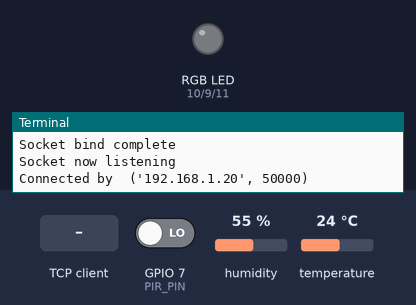
A program run on a simulated Raspberry Pi (BCM pin numbers). On the bench: an RGB LED mixed from three pins (HIGH = lit), the last lines printed to the terminal. Inputs (shaded band) come from the test bench; at power-on: GPIO 7 (PIR_PIN) LOW, humidity 55 %, temperature 24 °C. Dim RGB values are drawn brighter than linear; the clock reads 2024-03-15 10:24:30 at power-on unless the program sets it; files the program writes start out absent; one TCP client connects 1 s after the port opens and stays connected.

Above: at 1.2 s.
1.3 s: the TCP client sends "OFF\n"
At 1.6 s:
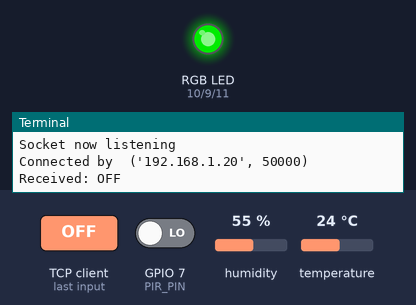
Timing chart, 0 to 4.3 s (numbered marks = the images above; inputs shaded):
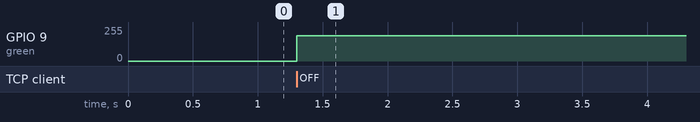

The program:

server.py
```python
# -*- coding: utf-8 -*-
import csv
import socket
import Adafruit_DHT
import RPi.GPIO as GPIO
import time
from datetime import datetime
import subprocess
from glob import glob
from datetime import datetime

sensor = Adafruit_DHT.DHT11
pin = '4'

#subprocess.call(['python', 'makecsv.py'])


#-----video
#file = '~/Desktop/mjpg.sh'
#shellscript = subprocess.Popen([file], stdin=subprocess.PIPE, shell=True)
#
#shellscript.stdin.write('yes\n')
#shellscript.stdin.close()
#returncode = shellscript.wait()
#_--------


#This is for Motion sensor
GPIO.setmode(GPIO.BCM)
PIR_PIN = 7
GPIO.setup(PIR_PIN, GPIO.IN)
#-------------------------

#This is for led control
green = 9
red = 10
blue = 11
GPIO.setup(red, GPIO.OUT)
GPIO.setup(green, GPIO.OUT)
GPIO.setup(blue, GPIO.OUT)

Freq = 100
RED = GPIO.PWM(red, Freq)
BLUE = GPIO.PWM(blue, Freq)
GREEN = GPIO.PWM(green, Freq)
3
BLUE.start(0)
RED.start(0)
GREEN.start(0)
GPIO.setwarnings(False)
#-------------------------------------------led control

HOST = ""
PORT = 8080
s = socket.socket(socket.AF_INET, socket.SOCK_STREAM)
s.setsockopt(socket.SOL_SOCKET, socket.SO_REUSEADDR, 1)
print('Socket created')
s.bind((HOST, PORT))
print('Socket bind complete')
s.listen(1)
print ('Socket now listening')


#def MOTION(PIR_PIN):
#    if GPIO.input(PIR_PIN) == GPIO.HIGH:
#        return ",1"
#    else:
#        return ",0"

#def save_dht11(a,b,c):
#    data = [a,b,c]
#    with open('temp.csv', "a") as output:
#        writer = csv.writer(output, delimiter=',', lineterminator='\n')
#        writer.writerow(data)

def send_data(data):
    list=[]
    #if data == "sensor":
    humidity, temperature = Adafruit_DHT.read_retry(sensor, pin)
    timeC = time.strftime("%I")+":"+time.strftime('%M')+':'+time.strftime("%S")
    if humidity is not None and temperature is not None:
        if humidity < 100:
            data = str(int(temperature)) + "," + str(int(humidity))
            list = [temperature, humidity, timeC]
        else:
            data = '0'+","+'0'
    else:
        data = '0'+","+'0'

    if GPIO.input(PIR_PIN) == GPIO.HIGH:
        data = data + ",1"
    else:
        data = data + ",0"

    return data

def save_csv(data):
    if data == 'OFF':
        list=['제어가전없음','출력없음','설정온도없음']
        with open('control.csv', 'a') as output:
            writer = csv.writer(output, lineterminator='\n')
            writer.writerow(list)
    else:
        pis = data.split(',')
        list = [pis[0], pis[1],pis[2]]

        with open('control.csv', 'a') as output:
            writer = csv.writer(output, lineterminator='\n')
            writer.writerow(list)


while True:
    try:
        sensor_data = ""
        conn, addr = s.accept()
        print("Connected by ", addr)

        data = conn.recv(1024)
        data = data.decode("utf8").strip()
        print("Received: " + data)

        aircon = "에어컨"
        boilor = "보일러"
        if boilor in data:
            GREEN.ChangeDutyCycle(0)
            BLUE.ChangeDutyCycle(0)
            RED.ChangeDutyCycle(100)
        elif aircon in data:
            GREEN.ChangeDutyCycle(0)
            RED.ChangeDutyCycle(0)
            BLUE.ChangeDutyCycle(100)
        else:
            RED.ChangeDutyCycle(0)
            BLUE.ChangeDutyCycle(0)
            GREEN.ChangeDutyCycle(75)

        save_csv(data)

        res = send_data(sensor_data)
        print(res)
        conn.sendall(res.encode("utf-8"))
        conn.close()
        time.sleep(2)

    except KeyboardInterrupt:
        GPIO.cleanup()
        break;
s.close()
```

Measured:
- after the input at 1.3 s, GPIO 9 (green): 0/255 → 191/255 at once
